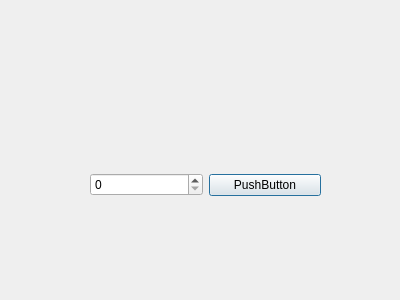
<?xml version="1.0" encoding="UTF-8"?>
<ui version="4.0">
 <class>myDialog</class>
 <widget class="QDialog" name="myDialog">
  <property name="geometry">
   <rect>
    <x>0</x>
    <y>0</y>
    <width>400</width>
    <height>300</height>
   </rect>
  </property>
  <property name="windowTitle">
   <string>Dialog</string>
  </property>
  <widget class="QWidget" name="">
   <property name="geometry">
    <rect>
     <x>90</x>
     <y>170</y>
     <width>231</width>
     <height>30</height>
    </rect>
   </property>
   <layout class="QHBoxLayout" name="horizontalLayout">
    <item>
     <widget class="QSpinBox" name="spinBox"/>
    </item>
    <item>
     <widget class="QPushButton" name="pushButton">
      <property name="text">
       <string>PushButton</string>
      </property>
     </widget>
    </item>
   </layout>
  </widget>
 </widget>
 <resources/>
 <connections/>
</ui>
